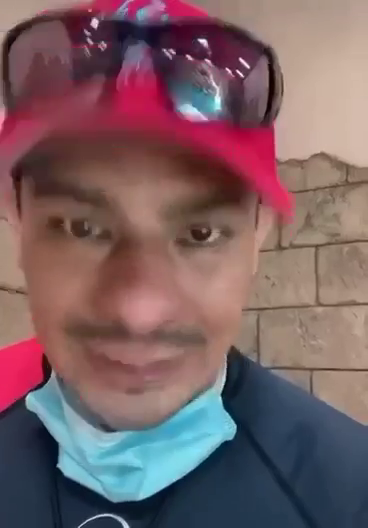
#> input picture frame 15 of cli-prototype/resources/happy_seal.mp4, 368 x 528 px, given in place of sunflower_vid.mp4, which was not available
$ python merge_videos.py
#> lines starting #> are read from the running program, lines starting #| are printed output that depends on the picture; pictures that were not available may be replaced by others from this repository, and a replacement may not be noted
import cv2
import numpy as np

def combine_videos(vid, algo):

#> called with vid = 'sunflower', algo = 'cc'
        vid1 = cv2.VideoCapture(vid+"_vid.mp4")
        vid2 = cv2.VideoCapture(vid+"_"+algo+"1.mp4")
        vid3 = cv2.VideoCapture(vid+"_"+algo+"2.mp4")
        vid4 = cv2.VideoCapture(vid+"_"+algo+"3.mp4")

        (col,row) = (int(vid1.get(3)), int(vid1.get(4)))
        col = col*2
        row = row*2

        print("Combining "+vid+"_"+algo+" ...")
        output = cv2.VideoWriter("combined_"+vid+"_"+algo+".mp4", -1, vid1.get(5), (col,row) , 0)

        while(vid1.isOpened()):
            ret, frame1 = vid1.read()
#> frame1 is the input picture: shape (528, 368, 3); mean B, G, R 99.4, 95.3, 121.4
            ret2, frame2 = vid2.read()
            ret, frame3 = vid3.read()
            ret2, frame4 = vid4.read()

            if ret == True:
                # Combine Frames here
                top_row = np.concatenate((frame1, frame2), axis=1)
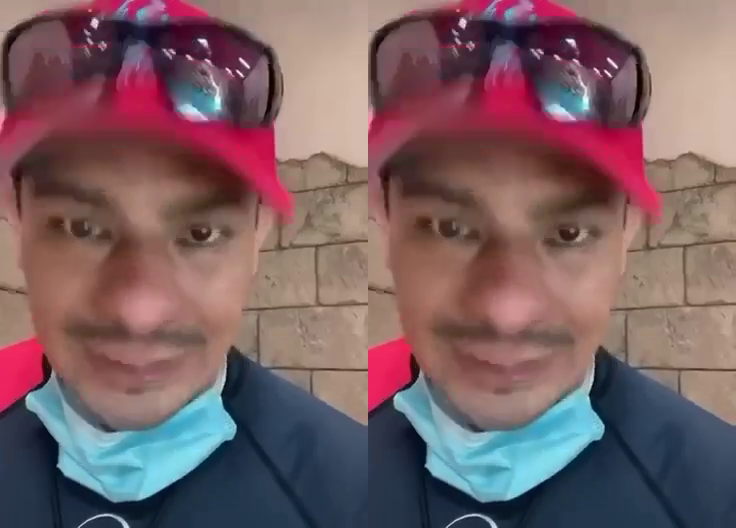
#> top_row: shape (528, 736, 3); mean B, G, R 99.4, 95.3, 121.4
                bottom_row = np.concatenate((frame3, frame4), axis=1)
                combined_frame = np.concatenate((top_row, bottom_row), axis=0)
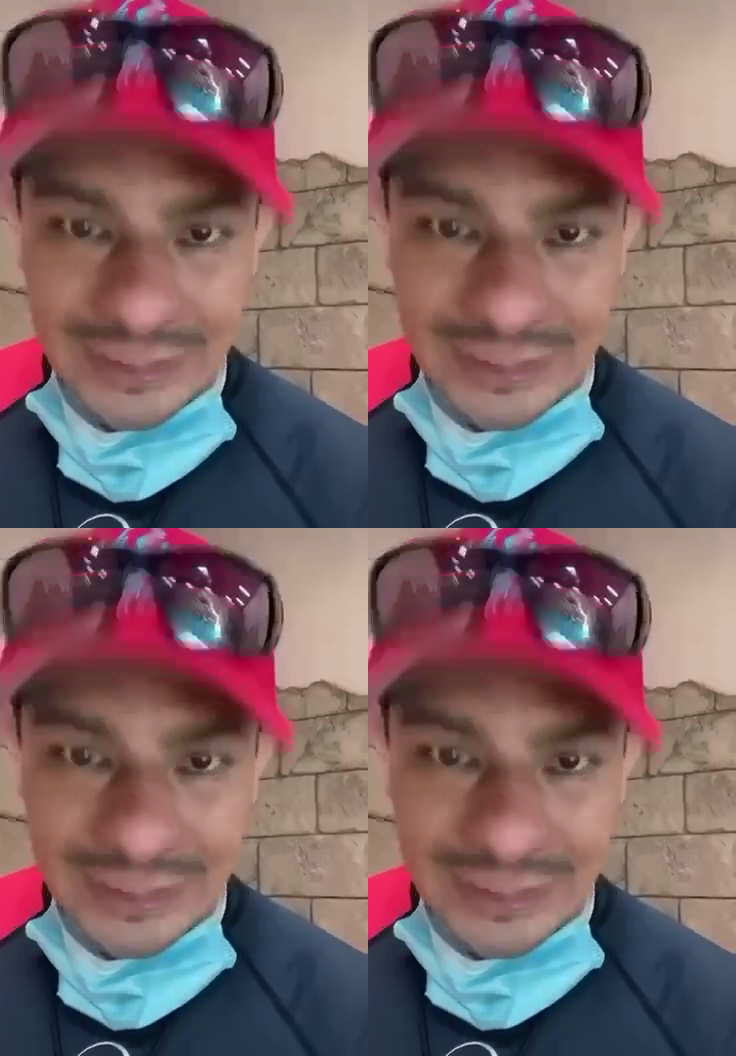
#> combined_frame: shape (1056, 736, 3); mean B, G, R 99.4, 95.3, 121.4

                output.write(combined_frame)

            else:
                break
        print("Completed!")
        output.release()

VIDEOS = ["sunflower", "dog", "beach"]
TECHNIQUES = ["cc","ct","fg","dn"]

for video in VIDEOS:
     for technique in TECHNIQUES:
          combine_videos(video,technique)

$ run again, starting later in the video
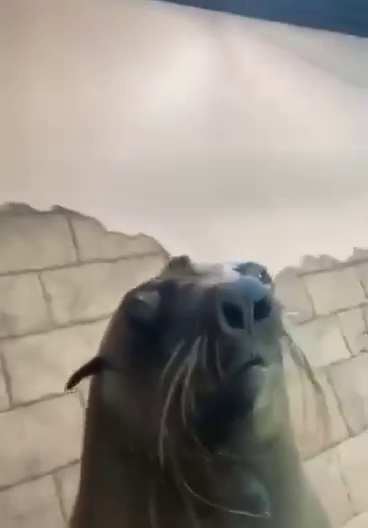
#> input picture frame 69 of cli-prototype/resources/happy_seal.mp4, 368 x 528 px, given in place of sunflower_vid.mp4, which was not available
#> in combine_videos, frame1 is the input picture: shape (528, 368, 3); mean B, G, R 139.4, 148.5, 155.7
#> in combine_videos, `top_row = np.concatenate((frame1, frame2), axis=1)`:
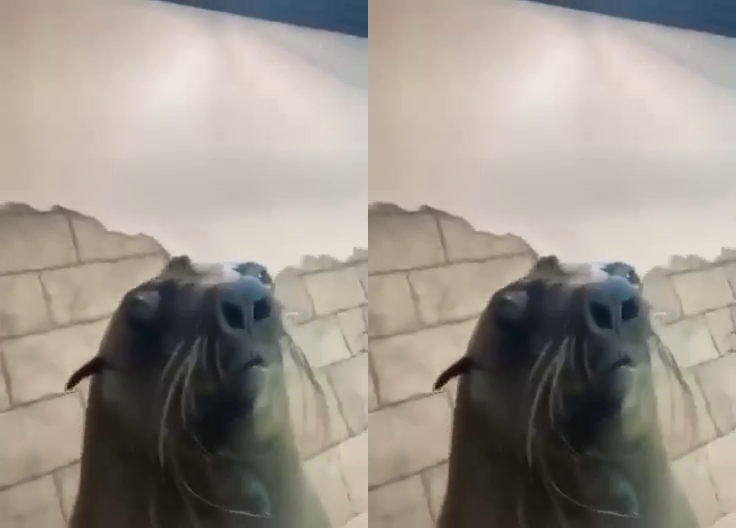
#> top_row: shape (528, 736, 3); mean B, G, R 139.4, 148.5, 155.7
#> in combine_videos, `combined_frame = np.concatenate((top_row, bottom_row), axis=0)`:
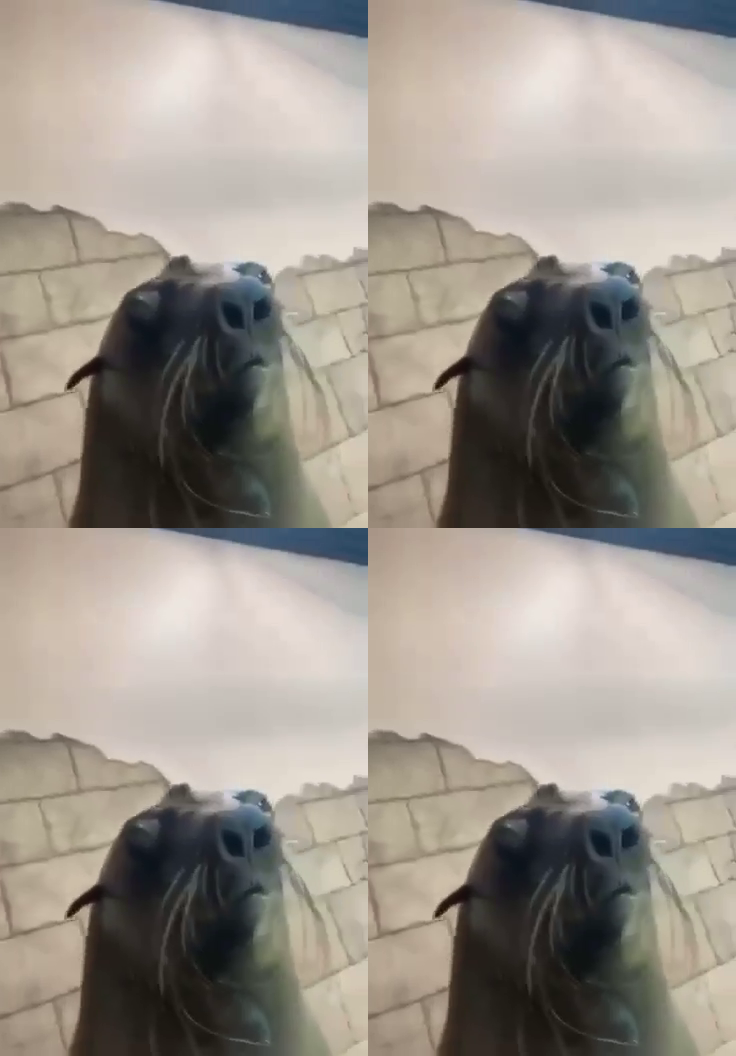
#> combined_frame: shape (1056, 736, 3); mean B, G, R 139.4, 148.5, 155.7

$ run again, starting later in the video
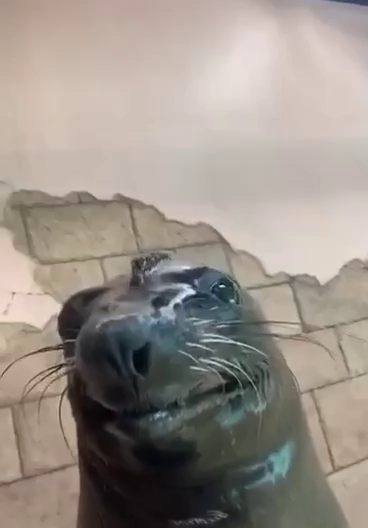
#> input picture frame 123 of cli-prototype/resources/happy_seal.mp4, 368 x 528 px, given in place of sunflower_vid.mp4, which was not available
#> in combine_videos, frame1 is the input picture: shape (528, 368, 3); mean B, G, R 136.5, 144.7, 153.1
#> in combine_videos, `top_row = np.concatenate((frame1, frame2), axis=1)`:
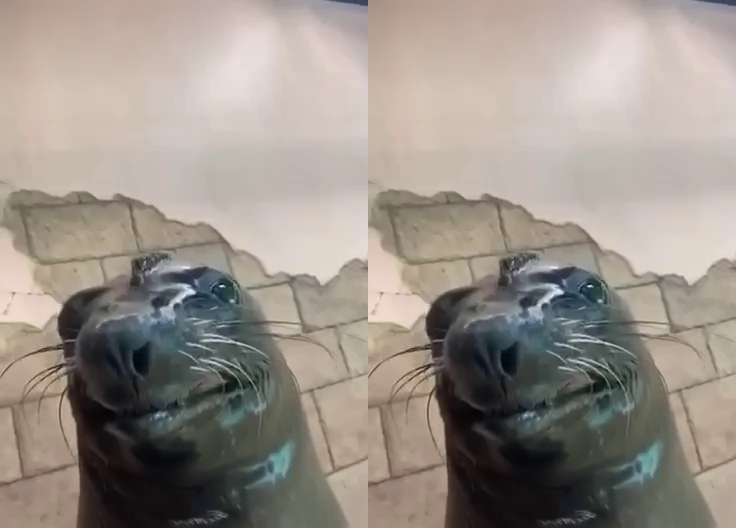
#> top_row: shape (528, 736, 3); mean B, G, R 136.5, 144.7, 153.1
#> in combine_videos, `combined_frame = np.concatenate((top_row, bottom_row), axis=0)`:
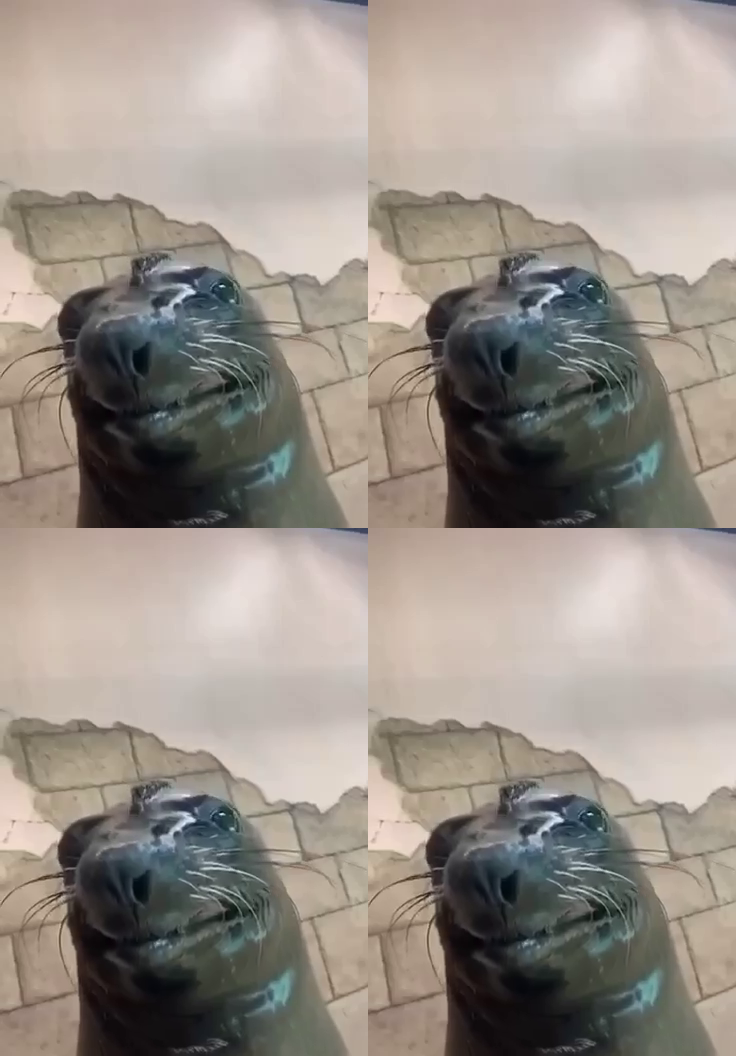
#> combined_frame: shape (1056, 736, 3); mean B, G, R 136.5, 144.7, 153.1
